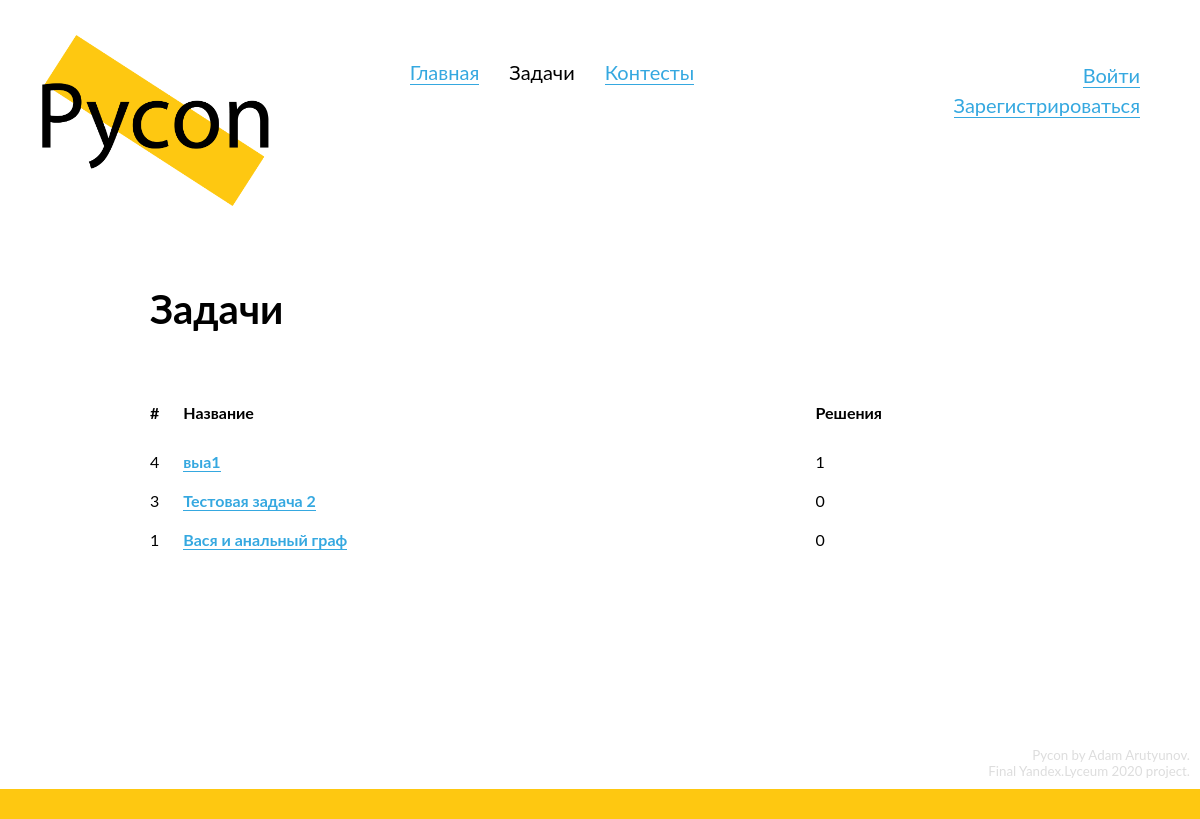
Before: /problems with the older database file.
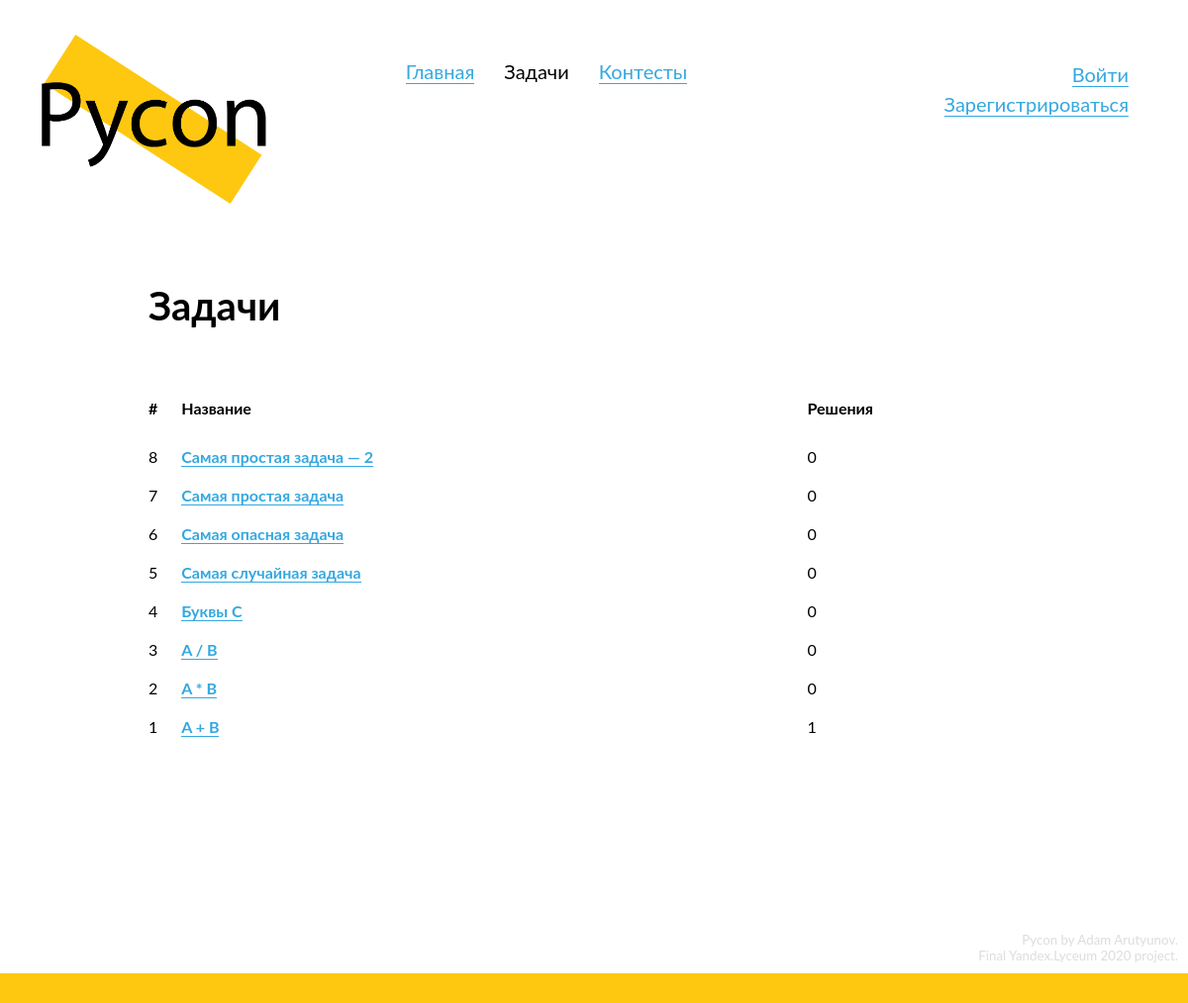
After: the same page with the newer database file.
### data/models/problem.py (models this page shows, shortened)
class Problem(SqlAlchemyBase, SerializerMixin):
    __tablename__ = 'problems'
    id = Column(Integer, primary_key=True, autoincrement=True)
    name = Column(String, nullable=True)
    situation = Column(String, nullable=False)
    input_data = Column(String, nullable=True)
    output_data = Column(String, nullable=True)
    tests = orm.relation("Test", back_populates='problem')
    time_limit = Column(Integer, nullable=True)
    memory_limit = Column(Integer, nullable=True)
    @property
    def users_solved(self):
        return list(map(lambda x: x.user, filter(lambda x: x.solved, self.users)))

### Pycon.py (the view)
@app.route('/problems')
def problems():
    session = db_session.create_session()
    problems = session.query(Problem).order_by(Problem.id.desc()).all()
    return render_template('problems.html', title="Задачи",
                           problems=problems)

### data/db_session.py (called while the page is built)
def create_session() -> Session:
    global __scoped_session
    return __scoped_session

### templates/problems.html (shortened to what this page needs)
{% extends "base.html" %}
{% block content %}
  <div class="content-header">
    <h2>
      Задачи
    </h2>
  </div>
  <div class="content-block">
    {% if problems %}
      <table class="submissions-table">
        <tr>
          <th class="id-td">
            <span>
              #
            </span>
          </th>
          <th class="problemname-td">
            <span>
              Название
            </span>
          </th>
          <th class="solutions-td">
            <span>
              Решения
            </span>
          </th>
        </tr>
        {% for problem in problems %}
          <tr>
              <td class="id-td">
              </div>
              {{ problem.id }}
            </td>
            <td class="problemname-td">
              <a href="/problems/{{ problem.id }}">{{ problem.name }}</a>
            </td>
            <td class="solutions-td">
              {{ problem.users_solved|length }}
            </td>
          </tr>
        {% endfor %}
    {% endif %}
{% endblock %}

### templates/base.html (shortened to what this page needs)
<!doctype html>
<html lang="en">
  <head>
      <link rel="stylesheet" type="text/css" href="/static/css/style.css">
      <link href="/static/css/codemirror.css" rel="stylesheet">
  </head>
<body>
  <header>
      <a href="/" style="border: none;">
        <div id="logo">
          <img src="/static/img/logo.png">
        </div>
      </a>
      <div id="header-links">
      </div>
      <div id="login-block">
        {% if current_user.is_authenticated %}
          Вы вошли как <b>{{ current_user.login }}</b><br>
          <script>
            document.write(`<a href="/logout?next=${path}">Выйти</a><br>`)
          </script>
        {% else %}
          <a href="/register">Зарегистрироваться</a>
        {% endif %}
      </div>
  </header>
  <main role="main" id="main">
      {% block content %}{% endblock %}
  </main>
  <footer>
    <div id="credits">
      Pycon by Adam Arutyunov.<br>
      Final Yandex.Lyceum 2020 project.<br>
    </div>
    <div id="footer-div"></div>
  </footer>
</body>
</html>

### static/css/style.css (style rules this page uses)
* { margin: 0; padding: 0; position: relative; }
html { height: 100%; }
:root { --primary-color: #FEC811; --light-grey: #D0D0D0; --very-light-grey: #ECECEC; }
body { position: relative; font-family: "Lato"; font-size: 14pt; min-height: 100%; }
img { width: 100%; }
footer { position: absolute; bottom: 0; width: 100%; }
a { text-decoration: none; color: #35A8E0; border-bottom: 1px solid #35A8E0; }
h2 { font-size: 30pt; margin-bottom: 50px; }
td, th { position: relative; vertical-align: top; border: none; }
th { padding-bottom: 10px; text-align: left; font-weight: bold; }
table { border: none; border-spacing: 2vw 20px; margin-left: -2vw; width: 100%; font-size: 12pt; }
table a { font-weight: bold; }
.content-block { margin-top: 25px; margin-bottom: 50px; }
.content-header { margin-bottom: 50px; }
.id-td { width: 1px; overflow: visible; }
.solutions-td { width: 1px; }
#login-block { display: inline-block; vertical-align: top; margin-top: 60px; float: right; margin-right: 60px; text-align: right; font-size: 15pt; line-height: 1.5; }
#footer-div { height: 30px; background-color: var(--primary-color); }
#credits { font-size: 10pt; color: #DDD; margin: 10px; text-align: right; }
#logo { width: 20%; margin-left: 35px; margin-top: 35px; display: inline-block; }
#main { margin-top: 75px; margin-left: 150px; width: 65%; min-width: 600px; padding-bottom: 200px; }
#header-links { display: inline-block; margin-left: 130px; margin-top: 60px; vertical-align: top; font-size: 15pt; }

Changed rows visible on the page:
added Problem: id "8", name "Самая простая задача — 2", users_solved|length "0"
added Problem: id "7", name "Самая простая задача", users_solved|length "0"
added Problem: id "6", name "Самая опасная задача", users_solved|length "0"
added Problem: id "5", name "Самая случайная задача", users_solved|length "0"
changed Problem id 4: name "выа1" → "Буквы C"; users_solved|length "1" → "0"
changed Problem id 3: name "Тестовая задача 2" → "A / B"
added Problem: id "2", name "A * B", users_solved|length "0"
changed Problem id 1: name "Вася и анальный граф" → "A + B"; users_solved|length "0" → "1"
